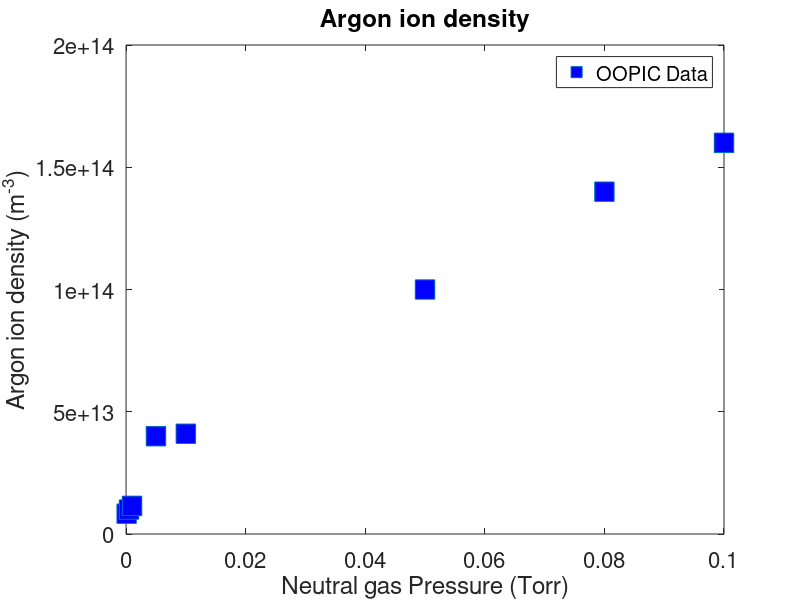

Source code (MATLAB):
%% Jeffrey J. Walker
%% CPP 782, HW #10, problem #3


pressure=[1e-4,5e-4,1e-3,5e-3,1e-2,5e-2,8e-2,0.1];
ni=[8.3e12,1e13,1.15e13,4e13,4.1e13,1e14,1.4e14,1.6e14];
 
plot(pressure,ni,'s','MarkerFace','b','MarkerSize',14);
set(gca,'fontsize',16);
title('Argon ion density')
xlabel('Neutral gas Pressure (Torr)') 
ylabel('Argon ion density (m^{-3})')
legend('OOPIC Data')
